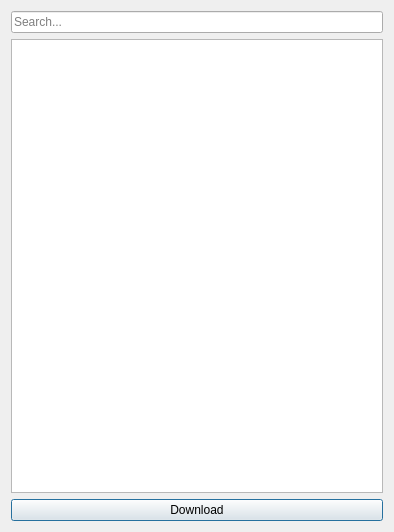
<?xml version="1.0" encoding="UTF-8"?>
<ui version="4.0">
 <class>repListDialog</class>
 <widget class="QDialog" name="repListDialog">
  <property name="geometry">
   <rect>
    <x>0</x>
    <y>0</y>
    <width>394</width>
    <height>532</height>
   </rect>
  </property>
  <property name="windowTitle">
   <string>Flua repositories</string>
  </property>
  <layout class="QVBoxLayout" name="verticalLayout">
   <item>
    <widget class="QLineEdit" name="search">
     <property name="placeholderText">
      <string>Search...</string>
     </property>
    </widget>
   </item>
   <item>
    <widget class="QListWidget" name="repositoryList"/>
   </item>
   <item>
    <widget class="QPushButton" name="downloadButton">
     <property name="text">
      <string>Download</string>
     </property>
    </widget>
   </item>
  </layout>
 </widget>
 <resources/>
 <connections/>
</ui>
